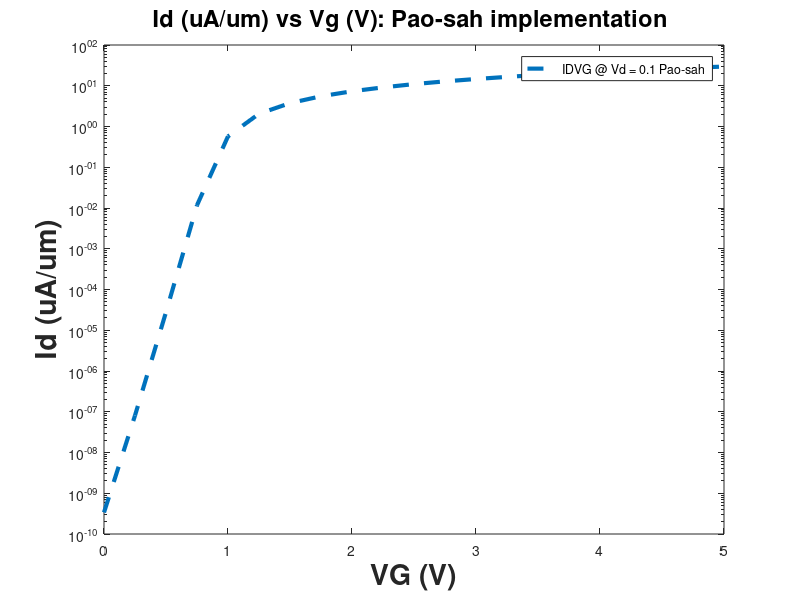

Recreate this plot in MATLAB. (Note: this script raises an error after producing the figure.)
clear all;
% close all
h = 6.626e-34;
hcut= h/2/pi  ;
q = 1.6e-19;
  
mo = 9.1093837015e-31;
eps = 8.854e-12;
EOX = 3.9;
ESI = 11.7;
eox= eps*EOX;
esi = eps* ESI;
Eg_ox= 9;
Esi_offset = 3.1  ;
tox = 10e-9;
k=1.3806e-23;
T = 300
Cox = eox/tox
fait = k*T/q
tox= 10e-9
W=1e-6;  
L=1e-6; % in cm
ni = 1.5e16
Na=3.36e23;
faif = fait *log(Na/ni)
cox= eox/tox
Esi_offset = 3.1
Eg = 1.12
faim = 3.1   % metal workfunction
mueff = 200*1e-4
Vfb = faim - (Esi_offset + Eg/2+faif)
debye_lenght = sqrt(esi*fait/(q*Na))

%% Pao-sha IDVG implement
 
Vgmax = 5
VDS = [ 0.1  1.5 3 5 ]

dv = 0.01
delta_sai= 0.01


VG = 0:0.25:Vgmax
for i=1:length(VDS)
     vgg =  0 
  Ids = []
   for Vg=0:0.25:Vgmax
%  for Vg=2

    IDV = []
    SSAI = []
     vgg = vgg + 1
      Sai = -Vg-VDS(i)-abs(Vfb) :10e-3:Vgmax+VDS(i)
     
  for V=0:dv:VDS(i)
      Fun21=@(sai) ni^2/Na*(exp((sai )/fait))
Fun1=@(sai) ni^2/Na*(exp((sai - V)/fait))
Fun2=@(sai) sqrt(2 *k*T*Na/esi).*sqrt(q*sai/(k*T)+Fun1(sai)/Na) ;

f1_by_f2 = @(sai) Fun1(sai)./Fun2(sai)

% fun3 = @(sai)  Vfb+ sai + (sqrt(2*esi*k*T*Na)/Cox).*sqrt(q*sai./(k*T)  +Fun1(sai)/Na)          
fun3 = @(sai)  Vfb+ sai + esi/Cox*Fun2(sai)
VGS = fun3(Sai)
sai_s= interp1(real(VGS), real(Sai), Vg)

SSAI = [SSAI sai_s]
intergal_sai = integral(f1_by_f2,delta_sai, sai_s)
 
IDV = [IDV q*mueff*W/L*intergal_sai ]
 end
 
ID= sum(IDV)*dv
 Ids = [Ids ID]
 end
figure(11)
semilogy(VG, Ids*1e6 ,'--'   , "linewidth",3)
hold on 
legend("IDVG @ Vd = 0.1 Pao-sah ","IDVG @ Vd = 1.5 Pao-sah","IDVG @ Vd = 3 Pao-sah","IDVG @ Vd = 5 Pao-sah")
xlabel({'VG (V)'},'FontSize',20.5,'FontWeight','bold');
ylabel({'Id (uA/um)'},'FontSize',20.5,'FontWeight','bold');
title('Id (uA/um) vs Vg (V): Pao-sah implementation ','FontSize',17);
ax = gca; c = ax.Color; ax.Color = 'white'; % This sets background color to black.
ax.Color = 'k' ; ax.YColor = 'r'; darkGreen = [0, 0.6, 0]; % Make the x axis dark green.
ax.XColor = darkGreen; ax.GridColor = 'k'; % Make the grid color yellow.
ax.GridAlpha = 0.8; % Set's transparency of the grid.
ax.XAxis.FontSize = 14; ax.YAxis.FontSize = 14; ax.FontWeight = 'bold'; 
ax.Color = 'white'; grid on

figure(211)
plot(VG, Ids*1e6 ,'--'  , "linewidth",3)
hold on 
legend("IDVG @ Vd = 0.1 Pao-sah ","IDVG @ Vd = 1.5 Pao-sah","IDVG @ Vd = 3 Pao-sah","IDVG @ Vd = 5 Pao-sah")
xlabel({'VG (V)'},'FontSize',20.5,'FontWeight','bold');
ylabel({'Id (uA/um)'},'FontSize',20.5,'FontWeight','bold');
title('Id (uA/um) vs Vg (V): Pao-sah implementation ','FontSize',17);
ax = gca; c = ax.Color; ax.Color = 'white'; % This sets background color to black.
ax.Color = 'k' ; ax.YColor = 'r'; darkGreen = [0, 0.6, 0]; % Make the x axis dark green.
ax.XColor = darkGreen; ax.GridColor = 'k'; % Make the grid color yellow.
ax.GridAlpha = 0.8; % Set's transparency of the grid.
ax.XAxis.FontSize = 14; ax.YAxis.FontSize = 14; ax.FontWeight = 'bold'; 
ax.Color = 'white'; grid on

end
 
 
%% Pao-sha IDVD implement  
 
 
Vdmax = 5
VGS1 = [ 2 3 4 5]
dv = 0.01
delta_sai= 0.01
VD = 0:dv:Vdmax

for i=1:length(VGS1)
% for i=1 
    Ids = []
    IDV = []
    SSAI = []
     
%      for V=0.0 
      for V=0.0 :dv:Vdmax

       Sai = -VGS1(i)-V -abs(Vfb):0.01:Vdmax+VGS1(i)

           for Vg=VGS1(i)
            Fun1=@(sai) ni^2/Na*(exp((sai - V)/fait))
            Fun2=@(sai) sqrt(2 *k*T*Na/esi).*sqrt(q*sai/(k*T)+Fun1(sai)/Na) ;

            f1_by_f2 = @(sai) Fun1(sai)./Fun2(sai)

            fun3 = @(sai)  Vfb+ sai + (sqrt(2*esi*k*T*Na)/Cox).*sqrt(q*sai./(k*T)  +Fun1(sai)/Na)          

            VGS = fun3(Sai)
            sai_s= interp1(real(VGS), real(Sai), Vg)

            SSAI = [SSAI sai_s]
            intergal_sai = integral(f1_by_f2,delta_sai, sai_s)
            IDV = [IDV q*mueff*W/L*intergal_sai ]
           end
    ID = sum(IDV) *dv
    Ids = [ Ids ID]
       end
figure(2)
plot(VD(1,1:end), Ids*1e6 ,'--'   , "linewidth",3)
hold on 
legend("IDVD @ VG = 2 Pao","IDVD @ VG = 3 Pao","IDVD @ VG = 4 Pao")
xlabel({'VG (V)'},'FontSize',20.5,'FontWeight','bold');
ylabel({'Id (uA/um)'},'FontSize',20.5,'FontWeight','bold');
title('Id (uA/um) vs Vg (V): Pao-sah implementation ','FontSize',17);
ax = gca; c = ax.Color; ax.Color = 'white'; % This sets background color to black.
ax.Color = 'k' ; ax.YColor = 'r'; darkGreen = [0, 0.6, 0]; % Make the x axis dark green.
ax.XColor = darkGreen; ax.GridColor = 'k'; % Make the grid color yellow.
ax.GridAlpha = 0.8; % Set's transparency of the grid.
ax.XAxis.FontSize = 14; ax.YAxis.FontSize = 14; ax.FontWeight = 'bold'; 
ax.Color = 'white'; grid on

 
end

%% ---------------  Brews_____________________

clear all;
% close all
h = 6.626e-34;
hcut= h/2/pi  ;
q = 1.6e-19;
 mo = 9.1093837015e-31;
eps = 8.854e-12;
EOX = 3.9;
ESI = 11.7;
eox= eps*EOX;
esi = eps* ESI;
Eg_ox= 9;
Esi_offset = 3.1  ;
tox = 10e-9;
k=1.3806e-23;
T = 300
Cox = eox/tox
fait = k*T/q
tox= 10e-9
W=1e-6;  
Na=3.335e23;
L=1e-6; % in cm
ni = 1.5e16
faif = fait *log(Na/ni)
cox= eox/tox

Esi_offset = 3.1
Eg = 1.12
faim = 3.1   % metal workfunction
mueff = 200 *1e-4
Vfb = faim - (Esi_offset + Eg/2+faif)
debye_lenght = sqrt(esi*fait/(q*Na))

%%   Brews -IDVG --> DIrect VD
dv = 0.01
VDS = [ 0.1 1.5 3 5 ]
Vgmax = 5
 
for i=1:length(VDS)
delta_sai= 0.001

Ids = []
SSAIo = []
Ids_bre = []
VGS = 0:dv:Vgmax
SSAIl = []
for Vg=0:dv:Vgmax
%      for V=0:dv:Vds 
IDV = []
  for V = VDS(i) 

    Fun1so =@(sai) ni^2/Na*(exp((sai)/fait))

    Fun1=@(sai) ni^2/Na*(exp((sai - V)/fait))
    Fun2=@(sai) sqrt(2 *k*T*Na/esi).*sqrt(q*sai/(k*T)+Fun1(sai)/Na) ;

    fun_so = @(sai) Vg -(  Vfb+ sai + ((sqrt(2*esi*k*T*Na))/Cox)*sqrt(q*sai/(k*T)  +Fun1so(sai)/Na) )       
    fun_sl = @(sai) Vg -(  Vfb+ sai  + (sqrt(2*esi*k*T*Na)/Cox).*sqrt(q*sai./(k*T)  +Fun1(sai)/Na) )         
    % VGS = fun3(Sai)
    % sai_s= interp1(VGS, Sai, Vg)
    sai_so= fsolve(fun_so,Vg); 
    sai_sl= fsolve(fun_sl,Vg); 
    SSAIo = [SSAIo sai_so]
   SSAIl = [SSAIl sai_sl]
     Id = @(sai)  Cox*(Vg-Vfb- sai) - sqrt(2*esi*q*Na*sai) + 2*fait*(Cox^2*(Vg-Vfb- sai)+esi*q*Na)/(Cox*(Vg-Vfb- sai) + sqrt(2*esi*q*Na*sai))     
     intergal_sai = integral(Id,sai_so, sai_sl)

    IDV = [IDV  mueff*W/L*intergal_sai ]
  end
 
ID = sum(IDV)  ;
Ids = [Ids ID];

end
 
figure(11)
semilogy(VGS,  Ids*1e6 ,'-. '   , "linewidth",3)
hold on 
title('Id (uA/um) vs Vg (V): Brews implementation ','FontSize',17);
legend("IDVG @ Vd = 0.1 Brew","IDVG @ Vd = 1.5 Brew","IDVG @ Vd = 3 Brew","IDVG @ Vd = 5 Brew")
xlabel({'VG (V)'},'FontSize',20.5,'FontWeight','bold');
ylabel({'Id (uA/um)'},'FontSize',20.5,'FontWeight','bold');
title('Id (uA/um) vs Vg (V): Brews implementation ','FontSize',17);
ax = gca; c = ax.Color; ax.Color = 'white'; % This sets background color to black.
ax.Color = 'k' ; ax.YColor = 'r'; darkGreen = [0, 0.6, 0]; % Make the x axis dark green.
ax.XColor = darkGreen; ax.GridColor = 'k'; % Make the grid color yellow.
ax.GridAlpha = 0.8; % Set's transparency of the grid.
ax.XAxis.FontSize = 14; ax.YAxis.FontSize = 14; ax.FontWeight = 'bold'; 
ax.Color = 'white'; grid on

figure(211 )
plot(VGS, Ids*1e6,'-. '     , "linewidth",3)
hold on 
title('Id (uA/um) vs Vg (V): Brews implementation ','FontSize',17);
legend("IDVG @ Vd = 0.1 Brew","IDVG @ Vd = 1.5 Brew","IDVG @ Vd = 3 Brew","IDVG @ Vd = 5 Brew")
xlabel({'VG (V)'},'FontSize',20.5,'FontWeight','bold');
ylabel({'Id (uA/um)'},'FontSize',20.5,'FontWeight','bold');
title('Id (uA/um) vs Vg (V): Brews implementation ','FontSize',17);
ax = gca; c = ax.Color; ax.Color = 'white'; % This sets background color to black.
ax.Color = 'k' ; ax.YColor = 'r'; darkGreen = [0, 0.6, 0]; % Make the x axis dark green.
ax.XColor = darkGreen; ax.GridColor = 'k'; % Make the grid color yellow.
ax.GridAlpha = 0.8; % Set's transparency of the grid.
ax.XAxis.FontSize = 14; ax.YAxis.FontSize = 14; ax.FontWeight = 'bold'; 
ax.Color = 'white'; grid on

 
end
 
%%   Brews -IDVD --> DIrect VG
dv = 0.1
VGS = [ 2 3 4 5 ]
Vdmax =  5
 
% for i=1:length(VGS)
delta_sai= 0.01

Ids = []
SSAIo = []
Ids_bre = []
VDS = 0:dv:Vdmax

SSAIl = []
for p = 1:length(VGS) 
    IDV = []
   for V=0:dv:Vdmax
    
        Vg = VGS(p) 
%      for V=0:dv:Vds 

    Fun1so =@(sai) ni^2/Na*(exp((sai)/fait))

    Fun1=@(sai) ni^2/Na*(exp((sai - V)/fait))
    Fun2=@(sai) sqrt(2 *k*T*Na/esi).*sqrt(q*sai/(k*T)+Fun1(sai)/Na) ;

    fun_so = @(sai) Vg -(  Vfb+ sai + ((sqrt(2*esi*k*T*Na))/Cox)*sqrt(q*sai/(k*T)  +Fun1so(sai)/Na)   )       
    fun_sl = @(sai) Vg -(  Vfb+ sai + (sqrt(2*esi*k*T*Na)/Cox).*sqrt(q*sai./(k*T)  +Fun1(sai)/Na) )         
    % VGS = fun3(Sai)
    % sai_s= interp1(VGS, Sai, Vg)
    sai_so= fsolve(fun_so,Vg); 
    sai_sl= fsolve(fun_sl,Vg); 
    SSAIo = [SSAIo sai_so]
    SSAIl = [SSAIl sai_sl]
     Id = @(sai)  Cox*(Vg-Vfb- sai) - sqrt(2*esi*q*Na*sai) + 2*fait*(Cox^2*(Vg-Vfb- sai)+esi*q*Na)/(Cox*(Vg-Vfb- sai) + sqrt(2*esi*q*Na*sai))     
     
     intergal_sai = integral(Id,sai_so, sai_sl)

    IDV = [IDV  mueff*W/L*intergal_sai ]
%   end
 
    ID =  (IDV) ;
 
   end
 
figure(2)
plot(VDS, IDV*1e6 ,'-'  , "linewidth",3)
hold on 
legend("IDVD @ VG = 2 Brew","IDVD @ VG = 3 Brew ","IDVD @ VG = 4 Brew","IDVD @ VG = 5 Brew")
xlabel({'VD (V)'},'FontSize',20.5,'FontWeight','bold');
ylabel({'Id (uA/um)'},'FontSize',20.5,'FontWeight','bold');
title('Id (uA/um) vs VD (V): Brews implementation ','FontSize',17);
ax = gca; c = ax.Color; ax.Color = 'white'; % This sets background color to black.
ax.Color = 'k' ; ax.YColor = 'r'; darkGreen = [0, 0.6, 0]; % Make the x axis dark green.
ax.XColor = darkGreen; ax.GridColor = 'k'; % Make the grid color yellow.
ax.GridAlpha = 0.8; % Set's transparency of the grid.
ax.XAxis.FontSize = 14; ax.YAxis.FontSize = 14; ax.FontWeight = 'bold'; 
ax.Color = 'white'; grid on
 end


%%   ------------ Piece wise - --------

 clear all;
% close all
h = 6.626e-34;
hcut= h/2/pi  ;
q = 1.6e-19;
mo = 9.1093837015e-31;
eps = 8.854e-12;
EOX = 3.9;
ESI = 11.7;
eox= eps*EOX;
esi = eps* ESI;
Eg_ox= 9;
Esi_offset = 3.1  ;
 tox=10e-9
k=1.3806e-23;
T = 300
Cox = eox/tox
fait = k*T/q
Na=3.335e23;  
W=1e-6;  
L=1e-6; % in cm
ni = 1.5e16
faif = fait *log(Na/ni)
cox= eox/tox
Esi_offset = 3.1
Eg = 1.12
faim = 3.1   % metal workfunction
mueff = 200 *1e-4
Vfb = faim - (Esi_offset + Eg/2+ faif)
debye_lenght = sqrt(esi*fait/(q*Na))

%% iDVG  piece wise
sai =2*faif  + 0.5*fait   
sai1=  ni^2/Na*(exp((sai )/fait))
VT =   Vfb+ sai + (sqrt(2*esi*k*T*Na)/Cox).*sqrt(q*sai./(k*T)+sai1/Na)          
% VT = 0.8
 SAII = []
C_d = sqrt(q*Na*esi/(2*sai));
m = 1+C_d/Cox
 
mu = mueff
IDL=  []
Vgmax = 5
VGs = 0:0.1:Vgmax

syms SAI

VG  = 0.0:0.1:Vgmax
ID =[]
SAII =[]
vg= []
x= 0     
Sai = []
VGGG  =  []
Sai1 = []
mu_eff = mu
Vth= VT
VDS1  = [0.1 1.5 3 5]
for i=1:length(VDS1)
      VDS = VDS1(i)
      ID = []
 for i=1:length(VG)
    VGS =  VG(i)
   if VDS<(VGS-Vth)/m    && VGS>Vth  +fait
    %I_piecewise(j3,j1) = mu_eff*C_ox/L*((VGS-Vfb-2*phi_b-VDS/2)*VDS - 2/3*sqrt(2*eps_sub*q*p_sub)/C_ox*((VDS+2*phi_b)^(1.5)-(2*phi_b)^(1.5)));
    Id = mu*Cox*W/L*((VGS-Vth)*VDS-m*VDS^2/2);
    ID = [ID Id]
   elseif VDS>(VGS-Vth)/m && VGS>Vth   +fait
    Id = mu*Cox*W/L*((VGS-Vth)^2/2/m); 
    ID = [ID Id]
    
   else
    sai = 0.45
    psi_s = 0.45
    kbT = k*T
    eps_sub = esi
    p_sub = Na
    n_sub = ni^2/Na
    D_it  = 0
%   for i1 = 1:1000   
    psi_s =  0.5; %initial value of surface potential
    sai = 0.5
    for i1 = 1:3000  %Newton Rhapson method
    Qs_LF = q*D_it*(-psi_s)-sign(VGS-Vfb)*sqrt(2*eps_sub*kbT)*sqrt(abs(p_sub*(exp(-q*psi_s/kbT) + q*psi_s/kbT -1)+ n_sub*(exp(-q*VDS/kbT)*(exp(q*psi_s/kbT) -1)- q*psi_s/kbT )));
    a = Vfb - VGS - Qs_LF/Cox + psi_s;
    del_a = 1 + q*D_it/Cox + sign(VGS-Vfb)*(1/Cox)*sqrt(eps_sub*kbT/2)*(1/sqrt(abs(p_sub*(exp(-q*psi_s/kbT) + q*psi_s/kbT -1)+ n_sub*(exp(-q*VDS/kbT)*(exp(q*psi_s/kbT) -1)- q*psi_s/kbT ))))*(p_sub*q/kbT*(1-exp(-q*psi_s/kbT)) + n_sub*q/kbT*(exp(-q*VDS/kbT)*exp(q*psi_s/kbT)-1));
    del_psi_s = -a/del_a;
    psi_s = psi_s + del_psi_s;
    end
   
    Sai = [Sai psi_s];
      Sai1 = [Sai1 VGS]
   sai = psi_s
%     I_piecewise(j3,j1) = mu_eff/L*sqrt(eps_sub*q*p_sub/2/sai)*(kbT/q)^2*(n_sub/p_sub)*exp(q*sai/kbT)*(1-exp(-q*VDS/kbT));
    Id = mu*W/L*sqrt(esi*q*Na/2/sai)*fait^2 *ni^2/Na^2*(exp((sai )/fait)) *(1-exp((-VDS/fait)));    
    ID = [ID Id] 
   end
 end
figure(211)
semilogy( VG, ID*1e6, '-' , "linewidth",3)
hold on
% legend("IDVG @ Vd = 0.1 piece","IDVG @ Vd = 1.5 piece","IDVG @ Vd = 3 piece","IDVG @ Vd = 5 piece")
legend("IDVG @ Vd = 0.1 Pao-sah ","IDVG @ Vd = 1.5 Pao-sah","IDVG @ Vd = 3 Pao-sah","IDVG @ Vd = 5 Pao-sah","IDVG @ Vd = 0.1 Brew","IDVG @ Vd = 1.5 Brew","IDVG @ Vd = 3 Brew","IDVG @ Vd = 5 Brew","IDVG @ Vd = 0.1 piece","IDVG @ Vd = 1.5 piece","IDVG @ Vd = 3 piece","IDVG @ Vd = 5 piece")

xlabel({'VG (V)'},'FontSize',20.5,'FontWeight','bold');
ylabel({'Id (uA/um)'},'FontSize',20.5,'FontWeight','bold');
title('Id (uA/um) vs Vg (V): Piece-wise ','FontSize',17);
ax = gca; c = ax.Color; ax.Color = 'white'; % This sets background color to black.
ax.Color = 'k' ; ax.YColor = 'r'; darkGreen = [0, 0.6, 0]; % Make the x axis dark green.
ax.XColor = darkGreen; ax.GridColor = 'k'; % Make the grid color yellow.
ax.GridAlpha = 0.8; % Set's transparency of the grid.
ax.XAxis.FontSize = 14; ax.YAxis.FontSize = 14; ax.FontWeight = 'bold'; 
ax.Color = 'white'; grid on

figure(11)
plot( VG, ID *1e6, '-' , "linewidth",3)
 hold on
% legend("IDVG @ Vd = 0.1 piece","IDVG @ Vd = 1.5 piece","IDVG @ Vd = 3 piece","IDVG @ Vd = 5 piece","IDVG @ Vd = 0.1 Pao-sah ","IDVG @ Vd = 1.5 Pao-sah","IDVG @ Vd = 3 Pao-sah","IDVG @ Vd = 5 Pao-sah")
legend("IDVG @ Vd = 0.1 Pao-sah ","IDVG @ Vd = 1.5 Pao-sah","IDVG @ Vd = 3 Pao-sah","IDVG @ Vd = 5 Pao-sah","IDVG @ Vd = 0.1 Brew","IDVG @ Vd = 1.5 Brew","IDVG @ Vd = 3 Brew","IDVG @ Vd = 5 Brew","IDVG @ Vd = 0.1 piece","IDVG @ Vd = 1.5 piece","IDVG @ Vd = 3 piece","IDVG @ Vd = 5 piece") 
xlabel({'VG (V)'},'FontSize',20.5,'FontWeight','bold');
ylabel({'Id (uA/um)'},'FontSize',20.5,'FontWeight','bold');
title('Id (uA/um) vs Vg (V): Piece-wise ','FontSize',17);
ax = gca; c = ax.Color; ax.Color = 'white'; % This sets background color to black.
ax.Color = 'k' ; ax.YColor = 'r'; darkGreen = [0, 0.6, 0]; % Make the x axis dark green.
ax.XColor = darkGreen; ax.GridColor = 'k'; % Make the grid color yellow.
ax.GridAlpha = 0.8; % Set's transparency of the grid.
ax.XAxis.FontSize = 14; ax.YAxis.FontSize = 14; ax.FontWeight = 'bold'; 
ax.Color = 'white'; grid on
  
end
figure(11)
title('Id (uA/um) vs VD (V): Pao-sah, Brews and Piece-wise Comparison ','FontSize',17);
 
figure(211)
title('Id (uA/um) vs VD (V): Pao-sah, Brews and Piece-wise Comparison ','FontSize',17);
 
%% iDVD 
sai =2*faif  + 0.5* fait
sai1=  ni^2/Na*(exp((sai )/fait))
VT =   Vfb+ sai + (sqrt(2*esi*k*T*Na)/Cox).*sqrt(q*sai./(k*T)+sai1/Na)          

 SAII = []
C_d = sqrt(q*Na*esi/(2*sai));
m = 1+C_d/Cox
mu = mueff
IDL=  []
Vdmax = 7
VD  = 0:0.1:Vdmax
VGS =2
syms SAI

VGG  = [ 2 3 4 5]
ID =[]
SAII =[]
x= 0

for j = 1:length(VGG)
      VGS =  VGG(j)
      ID =[]
for i=1:length(VD)
    VDS =  VD(i)
   
    if VGS> VT && VDS< (VGS-VT)/m 
     Id = mu*W/L*Cox*  (VGS-VT -m*VDS/2)*VDS
     ID = [ID Id]
     
    elseif VGS> VT && VDS> (VGS-VT)/m 
 
     Id = 0.5*mu*W/L*Cox*  (VGS-VT)^2/m    
     ID = [ID Id]
      
    else
     f3 =  @(SAI)  Vfb+ SAI +(sqrt(2*esi*k*T*Na)/Cox).*sqrt(q*sai./(k*T)+ni^2/Na*(exp((SAI-VDS )/fait))/Na)- VGS         
     Sai  =fsolve(f3,VDS)
         SAII = [SAII Sai]
     Id = mu*W/L*sqrt(esi*q*Na/2/Sai)*fait^2 *ni^2/Na^2*(exp((Sai )/fait)) *(1-exp((-VDS/fait)))   
     ID = [ID Id]
     
     
end
end
figure(2 )
plot(VD, ID*1e6,'*-')
hold on
% legend("IDVD @ VG = 2 piece","IDVD @ VG = 3 piece","IDVD @ VG = 4 piece","IDVD @ VG = 5 piece","IDVD @ VG = 2 Pao","IDVD @ VG = 3 Pao","IDVD @ VG = 4 Pao","IDVD @ VG = 2 Brew","IDVD @ VG = 3 Brew ","IDVD @ VG = 4 Brew","IDVD @ VG = 5 Brew")
legend("IDVD @ VG = 2 Pao","IDVD @ VG = 3 Pao","IDVD @ VG = 4 Pao","IDVD @ VG = 5 Pao","IDVD @ VG = 2 Brew","IDVD @ VG = 3 Brew ","IDVD @ VG = 4 Brew","IDVD @ VG = 5 Brew","IDVD @ VG = 2 piece  ","IDVD @ VG = 3 piece  ","IDVD @ VG = 4 piece  ","IDVD @ VG = 5 piece  ", "IDVD @ VG = 2 piece (2*phit)","IDVD @ VG = 3 piece (2*phit)","IDVD @ VG = 4 piece (2*phit)","IDVD @ VG = 5 piece (2*phit)")
xlim([0 5])
xlabel({'VD (V)'},'FontSize',20.5,'FontWeight','bold');
ylabel({'Id (uA/um)'},'FontSize',20.5,'FontWeight','bold');
title('Id (uA/um) vs VD (V): Piece-wise ','FontSize',17);
ax = gca; c = ax.Color; ax.Color = 'white'; % This sets background color to black.
ax.Color = 'k' ; ax.YColor = 'r'; darkGreen = [0, 0.6, 0]; % Make the x axis dark green.
ax.XColor = darkGreen; ax.GridColor = 'k'; % Make the grid color yellow.
ax.GridAlpha = 0.8; % Set's transparency of the grid.
ax.XAxis.FontSize = 14; ax.YAxis.FontSize = 14; ax.FontWeight = 'bold'; 
ax.Color = 'white'; grid on
 
end
figure(2)
title('Id (uA/um) vs VD (V): Pao-sah, Brews and Piece-wise Comparison ','FontSize',17);


 
 



